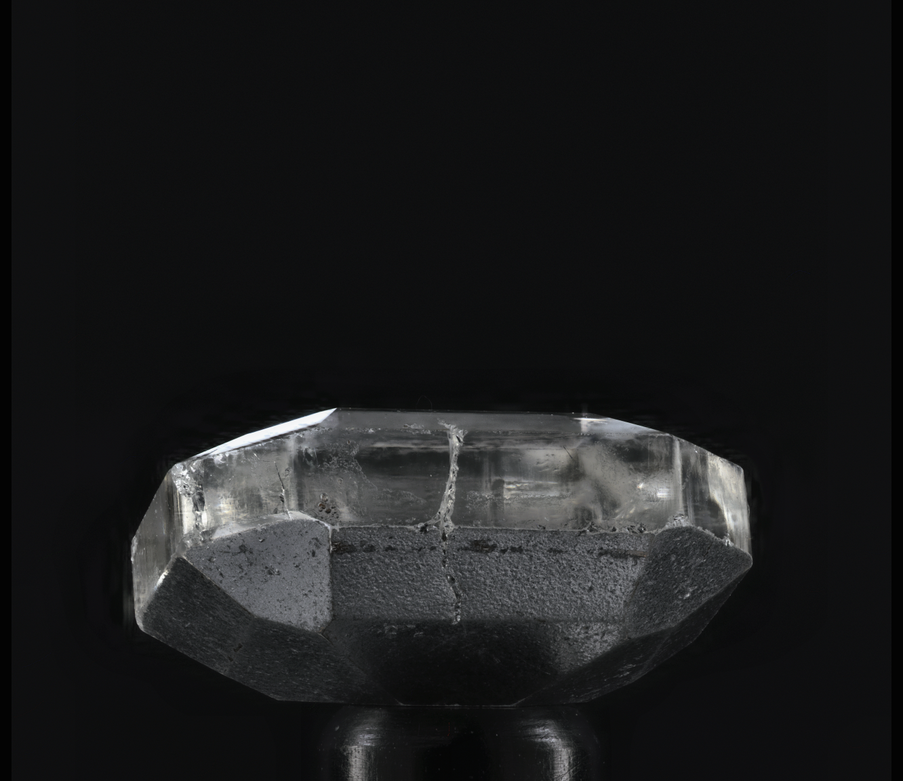
#> input picture samples/expected.png, 903 x 781 px, shrunk from 1332 x 1152 before the run
$ python -i SharpnessFunctions.py   (imports and definitions only)
#> lines starting #> are read from the running program, lines starting #| are printed output that depends on the picture
#> further down, picture is the input picture: shape (781, 903, 3); mean B, G, R 28.8, 28.1, 27.4
import numpy as np
import cv2 as cv

# [32 lines left out: functions compute_sharpness_abs, compute_sharpness_laplace, not called in this run]

def compute_sharpness_laplace_smoothed(image):
    """
    Считает резкость изображения через оператор Лапласа после размытия изображения.

    image: изображение для подсчёта раезкости
    Возвращает карту резкости.
    """
    gray = cv.cvtColor(image, cv.COLOR_BGR2GRAY)
    blurred = cv.GaussianBlur(gray, (3, 3), sigmaX=1.0)
    laplacian = cv.Laplacian(blurred, cv.CV_64F)
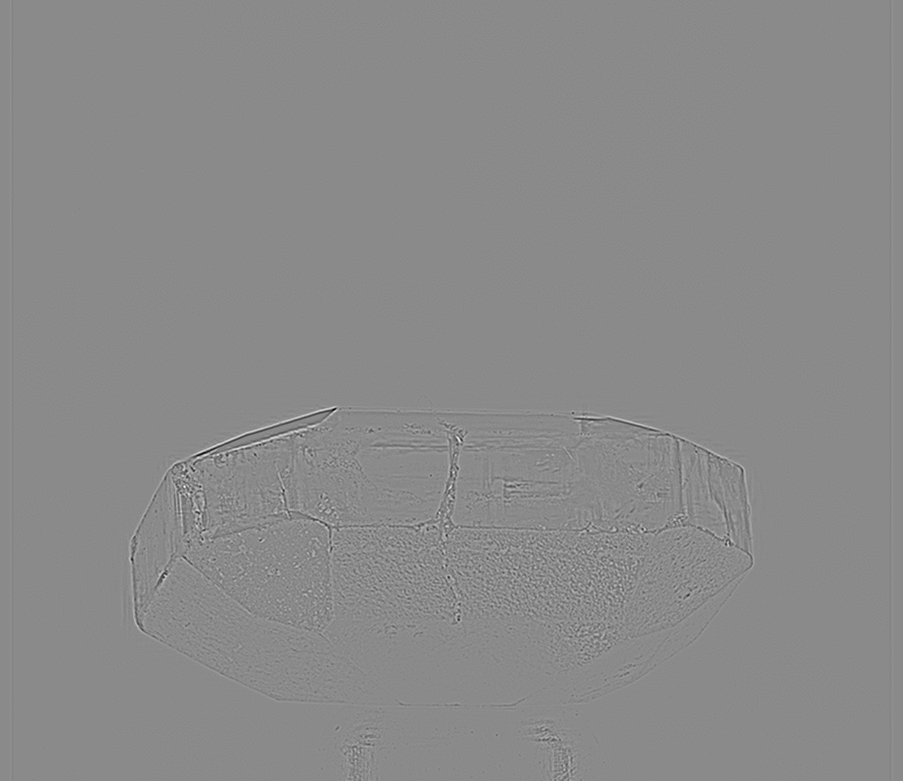
#> laplacian: shape (781, 903) float64; min -108, max 91, mean 0; drawn with min black and max white
    sharpness = np.abs(laplacian)
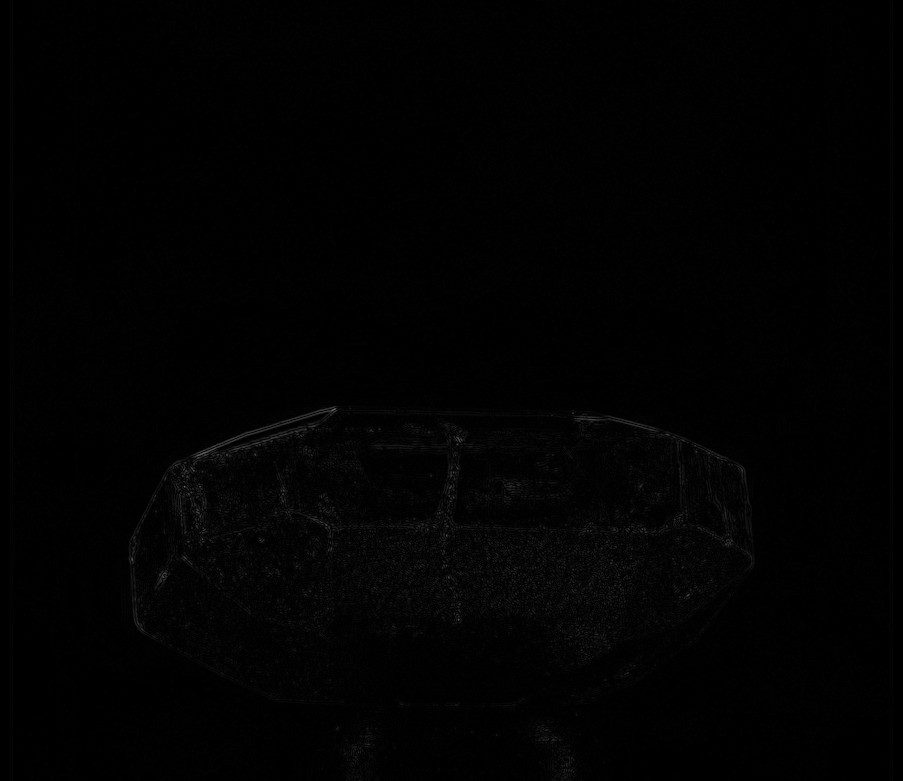
#> sharpness: shape (781, 903) float64; min 0, max 108, mean 1.8
    return sharpness

# [17 lines left out: function sharpness_sobel, not called in this run]

>>> import cv2
>>> picture = cv2.imread('../samples/expected.png')
>>> result = compute_sharpness_laplace_smoothed(picture)
